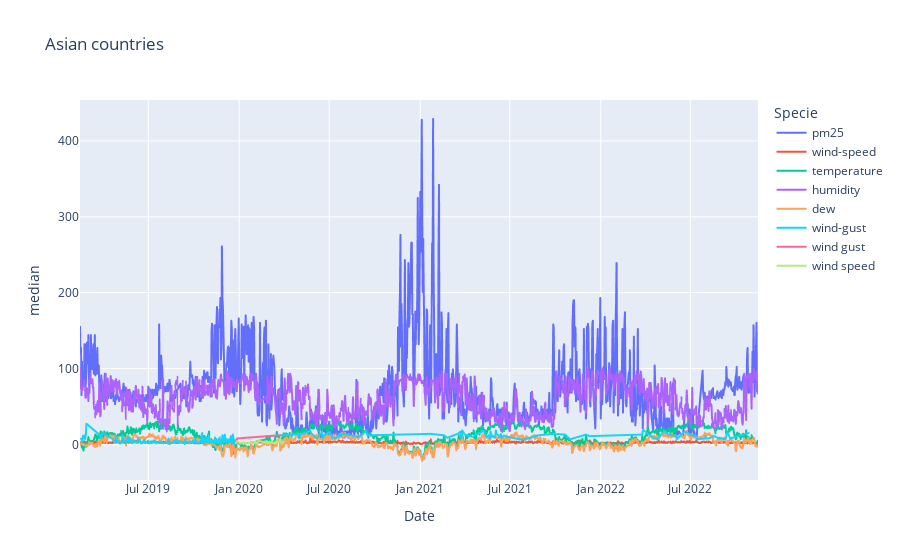

Here is the notebook cell this chart was saved with:
### Code cell
# plotting interactive graphs in Python
fig = px.line(pm, x="Date", y="median", color='Specie', title='Asian countries')
fig.show()

### Figure 1 — Plotly figure (JSON) as saved in the notebook; plotly's stock layout.template omitted (floating-point values rounded to 4 significant figures; data arrays with more than 128 entries replaced by an {"elided": "..."} marker saying what was removed)
{"data": [{"hovertemplate": "Specie=pm25<br>Date=%{x}<br>median=%{y}<extra></extra>", "legendgroup": "pm25", "line": {"color": "#636efa", "dash": "solid"}, "marker": {"symbol": "circle"}, "mode": "lines", "name": "pm25", "showlegend": true, "type": "scattergl", "x": {"elided": "1393 str values"}, "xaxis": "x", "y": {"elided": "1393 int values"}, "yaxis": "y"}, {"hovertemplate": "Specie=wind-speed<br>Date=%{x}<br>median=%{y}<extra></extra>", "legendgroup": "wind-speed", "line": {"color": "#EF553B", "dash": "solid"}, "marker": {"symbol": "circle"}, "mode": "lines", "name": "wind-speed", "showlegend": true, "type": "scattergl", "x": {"elided": "1339 str values"}, "xaxis": "x", "y": {"elided": "1339 float values"}, "yaxis": "y"}, {"hovertemplate": "Specie=temperature<br>Date=%{x}<br>median=%{y}<extra></extra>", "legendgroup": "temperature", "line": {"color": "#00cc96", "dash": "solid"}, "marker": {"symbol": "circle"}, "mode": "lines", "name": "temperature", "showlegend": true, "type": "scattergl", "x": {"elided": "1408 str values"}, "xaxis": "x", "y": {"elided": "1408 float values"}, "yaxis": "y"}, {"hovertemplate": "Specie=humidity<br>Date=%{x}<br>median=%{y}<extra></extra>", "legendgroup": "humidity", "line": {"color": "#ab63fa", "dash": "solid"}, "marker": {"symbol": "circle"}, "mode": "lines", "name": "humidity", "showlegend": true, "type": "scattergl", "x": {"elided": "1408 str values"}, "xaxis": "x", "y": {"elided": "1408 float values"}, "yaxis": "y"}, {"hovertemplate": "Specie=dew<br>Date=%{x}<br>median=%{y}<extra></extra>", "legendgroup": "dew", "line": {"color": "#FFA15A", "dash": "solid"}, "marker": {"symbol": "circle"}, "mode": "lines", "name": "dew", "showlegend": true, "type": "scattergl", "x": {"elided": "1398 str values"}, "xaxis": "x", "y": {"elided": "1398 float values"}, "yaxis": "y"}, {"hovertemplate": "Specie=wind-gust<br>Date=%{x}<br>median=%{y}<extra></extra>", "legendgroup": "wind-gust", "line": {"color": "#19d3f3", "dash": "solid"}, "marker": {"symbol": "circle"}, "mode": "lines", "name": "wind-gust", "showlegend": true, "type": "scattergl", "x": {"elided": "375 str values"}, "xaxis": "x", "y": {"elided": "375 float values"}, "yaxis": "y"}, {"hovertemplate": "Specie=wind gust<br>Date=%{x}<br>median=%{y}<extra></extra>", "legendgroup": "wind gust", "line": {"color": "#FF6692", "dash": "solid"}, "marker": {"symbol": "circle"}, "mode": "lines", "name": "wind gust", "showlegend": true, "type": "scattergl", "x": ["2019-12-25T00:00:00", "2019-12-26T00:00:00", "2019-12-27T00:00:00", "2019-12-28T00:00:00", "2020-03-24T00:00:00"], "xaxis": "x", "y": [0.5, 0.7, 5, 7.8, 11.8], "yaxis": "y"}, {"hovertemplate": "Specie=wind speed<br>Date=%{x}<br>median=%{y}<extra></extra>", "legendgroup": "wind speed", "line": {"color": "#B6E880", "dash": "solid"}, "marker": {"symbol": "circle"}, "mode": "lines", "name": "wind speed", "showlegend": true, "type": "scattergl", "x": ["2019-12-25T00:00:00", "2019-12-26T00:00:00", "2019-12-27T00:00:00", "2019-12-28T00:00:00", "2020-01-03T00:00:00", "2020-01-03T00:00:00", "2020-01-04T00:00:00", "2020-01-04T00:00:00", "2020-01-05T00:00:00", "2020-01-05T00:00:00", "2020-01-06T00:00:00", "2020-01-07T00:00:00", "2020-01-08T00:00:00", "2020-01-09T00:00:00", "2020-01-10T00:00:00", "2020-01-11T00:00:00", "2020-01-12T00:00:00", "2020-01-13T00:00:00", "2020-01-14T00:00:00", "2020-01-15T00:00:00", "2020-01-16T00:00:00", "2020-01-17T00:00:00", "2020-01-18T00:00:00", "2020-01-19T00:00:00", "2020-01-20T00:00:00", "2020-01-21T00:00:00", "2020-01-22T00:00:00", "2020-01-23T00:00:00", "2020-01-24T00:00:00", "2020-01-25T00:00:00", "2020-01-26T00:00:00", "2020-01-27T00:00:00", "2020-01-28T00:00:00", "2020-01-29T00:00:00", "2020-01-30T00:00:00", "2020-01-31T00:00:00", "2020-02-01T00:00:00", "2020-02-02T00:00:00", "2020-02-03T00:00:00", "2020-02-04T00:00:00", "2020-02-05T00:00:00", "2020-02-06T00:00:00", "2020-02-07T00:00:00", "2020-02-08T00:00:00", "2020-02-09T00:00:00", "2020-02-25T00:00:00", "2020-02-26T00:00:00", "2020-02-27T00:00:00", "2020-02-28T00:00:00", "2020-02-29T00:00:00", "2020-03-01T00:00:00", "2020-03-02T00:00:00", "2020-03-03T00:00:00", "2020-03-04T00:00:00", "2020-03-05T00:00:00", "2020-03-06T00:00:00", "2020-03-07T00:00:00", "2020-03-08T00:00:00", "2020-03-09T00:00:00", "2020-03-10T00:00:00", "2020-03-11T00:00:00", "2020-03-12T00:00:00", "2020-03-13T00:00:00", "2020-03-14T00:00:00", "2020-03-15T00:00:00", "2020-03-16T00:00:00", "2020-03-17T00:00:00", "2020-03-18T00:00:00", "2020-03-19T00:00:00", "2020-03-20T00:00:00", "2020-03-21T00:00:00", "2020-03-22T00:00:00", "2020-03-23T00:00:00", "2020-03-24T00:00:00", "2020-03-25T00:00:00", "2020-03-26T00:00:00", "2020-03-27T00:00:00", "2020-03-28T00:00:00", "2020-03-29T00:00:00", "2020-03-30T00:00:00", "2020-03-30T00:00:00", "2020-03-31T00:00:00", "2020-03-31T00:00:00"], "xaxis": "x", "y": [2, 2, 3.2, 4.5, 1, 1, 1.5, 1.5, 1.5, 1.5, 2, 1.5, 2.5, 1.5, 0.5, 2.5, 1.5, 2, 0.5, 2, 1.5, 1.5, 1.5, 1.5, 2, 2, 1.5, 2, 2.5, 2, 2.5, 1, 1.5, 1.5, 1, 1.5, 1.5, 2.5, 4.1, 1.5, 1.5, 2.5, 1.5, 2, 4.6, 2, 4.1, 3, 1.5, 1.5, 2, 3.6, 2.5, 2, 2, 3, 4.6, 2.5, 1.5, 1, 2, 1.5, 2.5, 3, 2.5, 1.5, 4.6, 3, 2, 2.5, 3, 3, 3.6, 7.7, 4.1, 2.5, 1.5, 3, 2, 3.6, 3.6, 3, 3], "yaxis": "y"}], "layout": {"legend": {"title": {"text": "Specie"}, "tracegroupgap": 0}, "title": {"text": "Asian countries"}, "xaxis": {"anchor": "y", "domain": [0, 1], "title": {"text": "Date"}}, "yaxis": {"anchor": "x", "domain": [0, 1], "title": {"text": "median"}}}}
